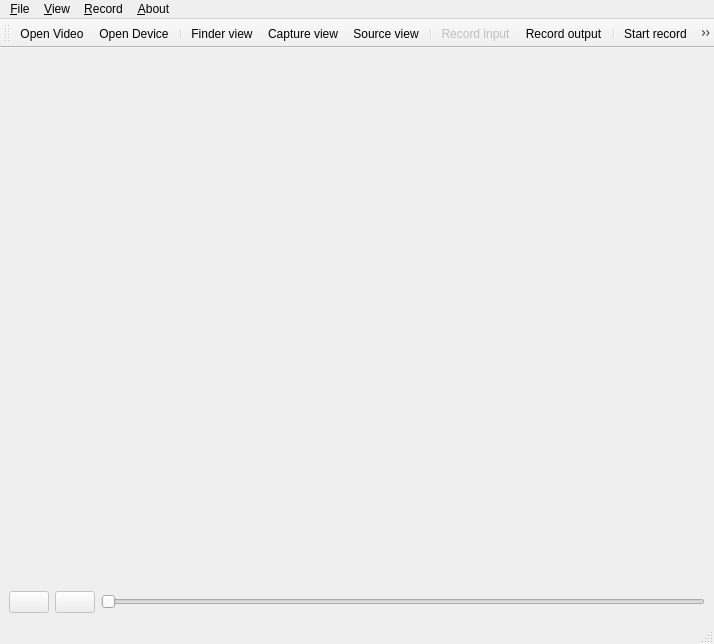
<?xml version="1.0" encoding="UTF-8"?>
<ui version="4.0">
 <class>MainWindow</class>
 <widget class="QMainWindow" name="MainWindow">
  <property name="windowModality">
   <enum>Qt::NonModal</enum>
  </property>
  <property name="geometry">
   <rect>
    <x>0</x>
    <y>0</y>
    <width>714</width>
    <height>644</height>
   </rect>
  </property>
  <property name="windowTitle">
   <string>Sonic Gesture</string>
  </property>
  <property name="windowIcon">
   <iconset>
    <normaloff>:/icons/icons/thumb_up.png</normaloff>:/icons/icons/thumb_up.png</iconset>
  </property>
  <property name="iconSize">
   <size>
    <width>20</width>
    <height>20</height>
   </size>
  </property>
  <property name="toolButtonStyle">
   <enum>Qt::ToolButtonTextUnderIcon</enum>
  </property>
  <property name="unifiedTitleAndToolBarOnMac">
   <bool>true</bool>
  </property>
  <widget class="QWidget" name="centralwidget">
   <layout class="QVBoxLayout" name="verticalLayout">
    <item>
     <widget class="QCVImage" name="widget" native="true"/>
    </item>
    <item>
     <layout class="QHBoxLayout" name="horizontalLayout_2">
      <item>
       <widget class="QPushButton" name="pushButton">
        <property name="enabled">
         <bool>false</bool>
        </property>
        <property name="text">
         <string/>
        </property>
        <property name="icon">
         <iconset resource="resources.qrc">
          <normaloff>:/icons/pauze movie</normaloff>:/icons/pauze movie</iconset>
        </property>
       </widget>
      </item>
      <item>
       <widget class="QPushButton" name="pushButton_2">
        <property name="enabled">
         <bool>false</bool>
        </property>
        <property name="text">
         <string/>
        </property>
        <property name="icon">
         <iconset resource="resources.qrc">
          <normaloff>:/icons/play movie</normaloff>:/icons/play movie</iconset>
        </property>
       </widget>
      </item>
      <item>
       <widget class="QSlider" name="horizontalSlider">
        <property name="enabled">
         <bool>false</bool>
        </property>
        <property name="orientation">
         <enum>Qt::Horizontal</enum>
        </property>
       </widget>
      </item>
     </layout>
    </item>
   </layout>
  </widget>
  <widget class="QMenuBar" name="menubar">
   <property name="geometry">
    <rect>
     <x>0</x>
     <y>0</y>
     <width>714</width>
     <height>25</height>
    </rect>
   </property>
   <widget class="QMenu" name="menuFile">
    <property name="title">
     <string>&amp;File</string>
    </property>
    <addaction name="actionOpen_Video"/>
    <addaction name="actionOpen_Device_2"/>
    <addaction name="separator"/>
    <addaction name="actionExit"/>
   </widget>
   <widget class="QMenu" name="menu_View">
    <property name="title">
     <string>&amp;View</string>
    </property>
    <addaction name="actionFinder_View"/>
    <addaction name="actionCapture_View"/>
    <addaction name="actionSource_view"/>
   </widget>
   <widget class="QMenu" name="menuRecord">
    <property name="title">
     <string>&amp;Record</string>
    </property>
    <addaction name="actionRecord_visual_output"/>
    <addaction name="actionRecord_original_movie"/>
    <addaction name="separator"/>
    <addaction name="actionStart_Record"/>
    <addaction name="actionStop_record"/>
   </widget>
   <widget class="QMenu" name="menuAbout">
    <property name="title">
     <string>&amp;About</string>
    </property>
    <addaction name="actionAbout_Sonic_Gesture"/>
   </widget>
   <addaction name="menuFile"/>
   <addaction name="menu_View"/>
   <addaction name="menuRecord"/>
   <addaction name="menuAbout"/>
  </widget>
  <widget class="QStatusBar" name="statusbar"/>
  <widget class="QToolBar" name="toolBar">
   <property name="windowTitle">
    <string>toolBar</string>
   </property>
   <attribute name="toolBarArea">
    <enum>TopToolBarArea</enum>
   </attribute>
   <attribute name="toolBarBreak">
    <bool>false</bool>
   </attribute>
   <addaction name="actionOpen_Video"/>
   <addaction name="actionOpen_Device_2"/>
   <addaction name="separator"/>
   <addaction name="actionFinder_View"/>
   <addaction name="actionCapture_View"/>
   <addaction name="actionSource_view"/>
   <addaction name="separator"/>
   <addaction name="actionRecord_original_movie"/>
   <addaction name="actionRecord_visual_output"/>
   <addaction name="separator"/>
   <addaction name="actionStart_Record"/>
   <addaction name="actionStop_record"/>
  </widget>
  <action name="actionOpen_Video">
   <property name="icon">
    <iconset resource="resources.qrc">
     <normaloff>:/icons/film</normaloff>:/icons/film</iconset>
   </property>
   <property name="text">
    <string>&amp;Open Video...</string>
   </property>
  </action>
  <action name="actionExit">
   <property name="text">
    <string>&amp;Exit</string>
   </property>
  </action>
  <action name="actionOpen_Device_2">
   <property name="icon">
    <iconset resource="resources.qrc">
     <normaloff>:/icons/camera</normaloff>:/icons/camera</iconset>
   </property>
   <property name="text">
    <string>Open &amp;Device...</string>
   </property>
  </action>
  <action name="actionFinder_View">
   <property name="icon">
    <iconset resource="resources.qrc">
     <normaloff>:/icons/finder view</normaloff>:/icons/finder view</iconset>
   </property>
   <property name="text">
    <string>Finder view</string>
   </property>
  </action>
  <action name="actionCapture_View">
   <property name="icon">
    <iconset resource="resources.qrc">
     <normaloff>:/icons/capture view</normaloff>:/icons/capture view</iconset>
   </property>
   <property name="text">
    <string>Capture view</string>
   </property>
  </action>
  <action name="actionRecord_original_movie">
   <property name="enabled">
    <bool>false</bool>
   </property>
   <property name="icon">
    <iconset resource="resources.qrc">
     <normaloff>:/icons/record input</normaloff>:/icons/record input</iconset>
   </property>
   <property name="text">
    <string>Record input</string>
   </property>
  </action>
  <action name="actionRecord_visual_output">
   <property name="icon">
    <iconset resource="resources.qrc">
     <normaloff>:/icons/record output</normaloff>:/icons/record output</iconset>
   </property>
   <property name="text">
    <string>Record output</string>
   </property>
  </action>
  <action name="actionSource_view">
   <property name="icon">
    <iconset resource="resources.qrc">
     <normaloff>:/icons/normal view</normaloff>:/icons/normal view</iconset>
   </property>
   <property name="text">
    <string>Source view</string>
   </property>
  </action>
  <action name="actionAbout_Sonic_Gesture">
   <property name="text">
    <string>About Sonic Gesture</string>
   </property>
  </action>
  <action name="actionStart_Record">
   <property name="icon">
    <iconset resource="resources.qrc">
     <normaloff>:/icons/start record</normaloff>:/icons/start record</iconset>
   </property>
   <property name="text">
    <string>Start record</string>
   </property>
  </action>
  <action name="actionStop_record">
   <property name="enabled">
    <bool>false</bool>
   </property>
   <property name="icon">
    <iconset resource="resources.qrc">
     <normaloff>:/icons/stop record</normaloff>:/icons/stop record</iconset>
   </property>
   <property name="text">
    <string>Stop record</string>
   </property>
  </action>
 </widget>
 <customwidgets>
  <customwidget>
   <class>QCVImage</class>
   <extends>QWidget</extends>
   <header>qcvimage.h</header>
   <container>1</container>
  </customwidget>
 </customwidgets>
 <resources>
  <include location="resources.qrc"/>
 </resources>
 <connections/>
</ui>
